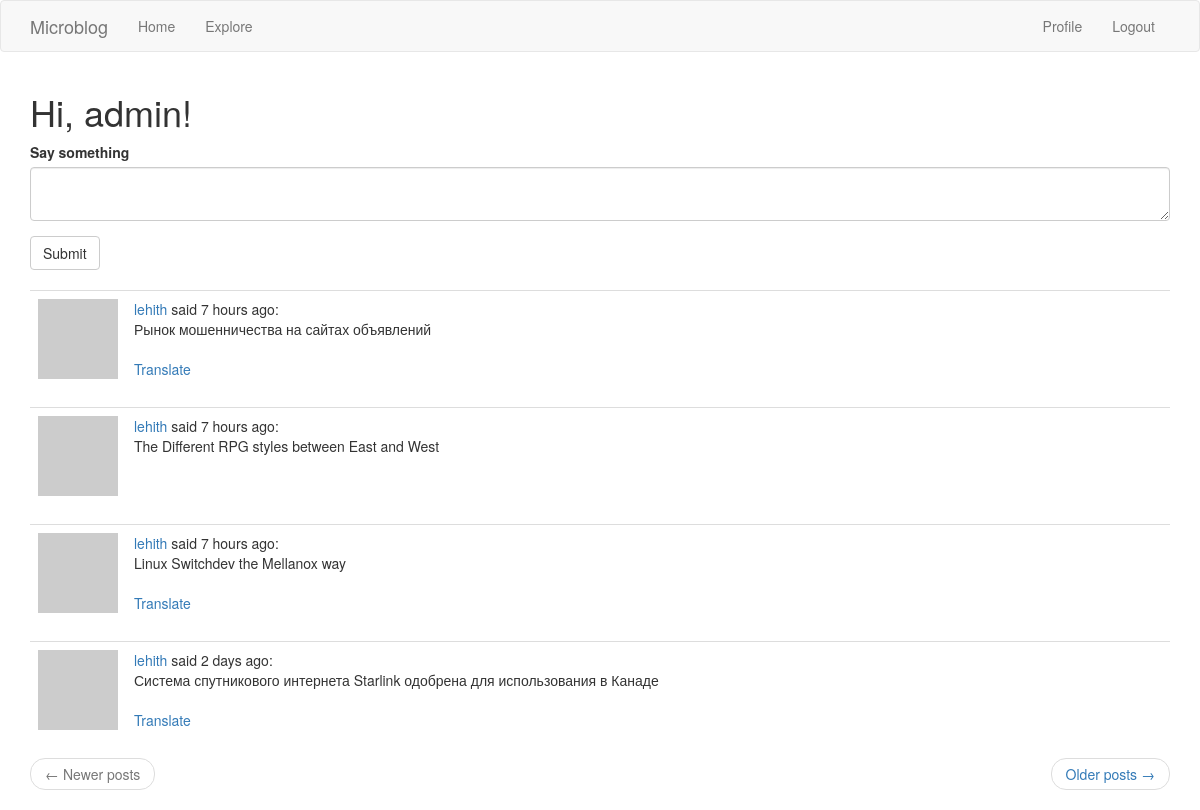
Before: /index (signed in) with the older database file.
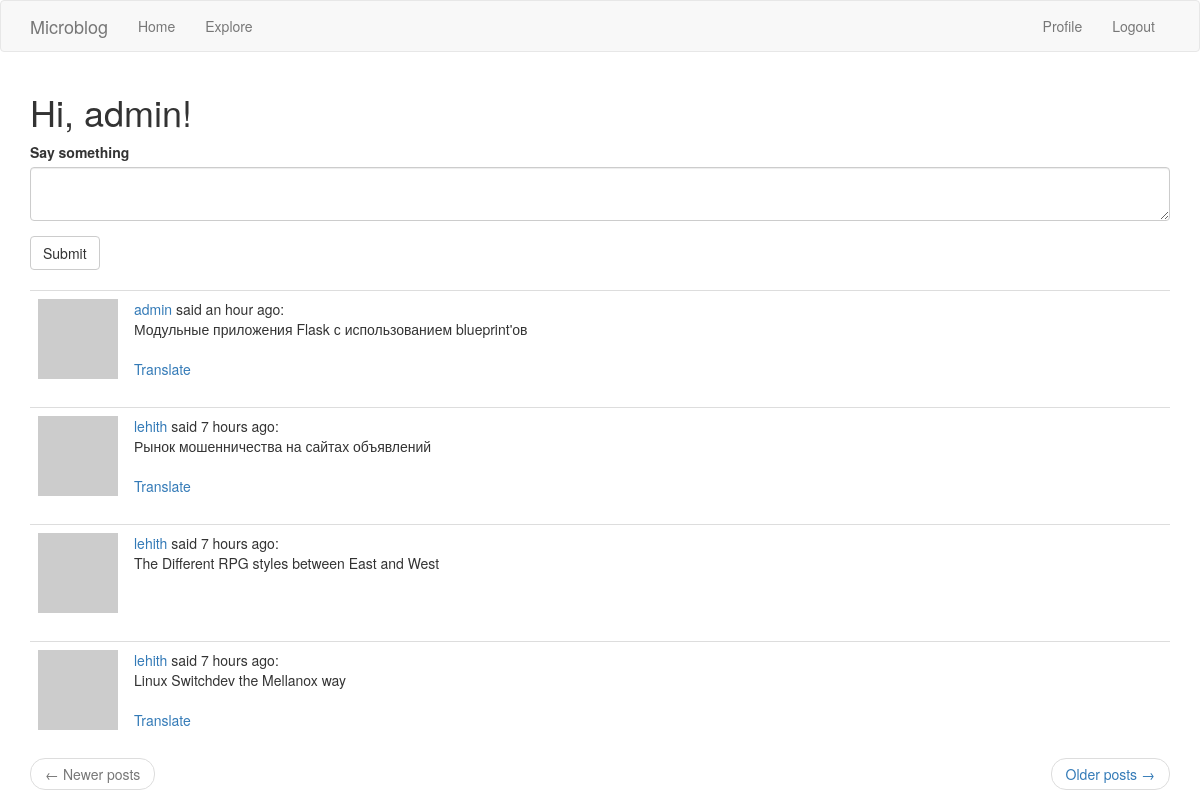
After: the same page with the newer database file.
### app/models.py (models this page shows, shortened)
class User(UserMixin, db.Model):
    id = db.Column(db.Integer, primary_key=True)
    username = db.Column(db.String(64), index=True, unique=True)
    email = db.Column(db.String(120), index=True, unique=True)
    password_hash = db.Column(db.String(128))
    about_me = db.Column(db.String(140))
    posts = db.relationship('Post', backref='author', lazy='dynamic')
    last_seen = db.Column(db.DateTime, default=datetime.utcnow)
    followed = db.relationship(
        'User', secondary=followers,
        primaryjoin=(followers.c.follower_id == id),
        secondaryjoin=(followers.c.followed_id == id),
        backref=db.backref('followers', lazy='dynamic'), lazy='dynamic')
    def avatar(self, size):
        digest = md5(self.email.lower().encode('utf-8')).hexdigest()
        return 'https://www.gravatar.com/avatar/{}?d=identicon&s={}'.format(
            digest, size)
    def followed_posts(self):
        followed = Post.query.join(
            followers, (followers.c.followed_id == Post.user_id)).filter(
            followers.c.follower_id == self.id)
        own = Post.query.filter_by(user_id=self.id)
        return followed.union(own).order_by(Post.timestamp.desc())

class Post(db.Model):
    id = db.Column(db.Integer, primary_key=True)
    body = db.Column(db.String(140))
    timestamp = db.Column(db.DateTime, index=True, default=datetime.utcnow)
    user_id = db.Column(db.Integer, db.ForeignKey('user.id'))
    language = db.Column(db.String(5))

### app/main/routes.py (the view, shortened to what this page needs)
@bp.route('/', methods=['GET', 'POST'])
@bp.route('/index', methods=['GET', 'POST'])
@login_required
def index():
    form = PostForm()
    page = request.args.get('page', 1, type=int)
    posts = current_user.followed_posts().paginate(
        page, current_app.config['POSTS_PER_PAGE'], False)
    next_url = url_for('main.index', page=posts.next_num) \
        if posts.has_next else None
    prev_url = url_for('main.index', page=posts.prev_num) \
        if posts.has_prev else None
    return render_template('index.html', title=_('Home'), form=form,
                           posts=posts.items, next_url=next_url,
                           prev_url=prev_url)

### app/main/forms.py
class PostForm(FlaskForm):
    post = TextAreaField(_l('Say something'), validators=[
        DataRequired(), Length(min=1, max=140)])
    submit = SubmitField(_l('Submit'))

### app/main/routes.py (called while the page is built)
@bp.before_app_request
def before_request():
    if current_user.is_authenticated:
        current_user.last_seen = datetime.utcnow()
        db.session.commit()
    g.locale = str(get_locale())

### app/models.py (called while the page is built)
@login.user_loader
def load_user(id):
    return User.query.get(int(id))

### app/main/templates/index.html
{% extends "base.html" %}
{% import 'bootstrap/wtf.html' as wtf %}
{% block app_content %}
    <h1>{{ _('Hi')}}, {{ current_user.username }}!</h1>
    {% if form %}
    {{ wtf.quick_form(form) }}
    <br>
    {% endif %}
    {% for post in posts %}
        {% include '_post.html' %}
    {% endfor %}
    <nav aria-label="...">
        <ul class="pager">
            <li class="previous{% if not prev_url %} disabled{% endif %}">
                <a href="{{ prev_url or '#' }}">
                    <span aria-hidden="true">&larr;</span> {{ _('Newer posts')}}
                </a>
            </li>
            <li class="next{% if not next_url %} disabled{% endif %}">
                <a href="{{ next_url or '#' }}">
                    {{ _('Older posts')}} <span aria-hidden="true">&rarr;</span>
                </a>
            </li>
        </ul>
    </nav>
{% endblock %}

### app/main/templates/base.html (shortened to what this page needs)
{% extends 'bootstrap/base.html' %}
{% block styles %}
    {{ super() }}
{% endblock %}
{% block navbar %}
    <nav class="navbar navbar-default">
        <div class="container">
            <div class="navbar-header">
                <a class="navbar-brand" href="{{ url_for('main.index') }}">Microblog</a>
            </div>
            <div class="collapse navbar-collapse" id="bs-example-navbar-collapse-1">
                <ul class="nav navbar-nav">
                    <li><a href="{{ url_for('main.index') }}">{{ _('Home') }}</a></li>
                    <li><a href="{{ url_for('main.explore') }}">{{ _('Explore') }}</a></li>
                </ul>
                <ul class="nav navbar-nav navbar-right">
                    {% if current_user.is_anonymous %}
                        <li><a href="{{ url_for('auth.login') }}">{{ _('Login') }}</a></li>
                    {% else %}
                        <li><a href="{{ url_for('main.user', username=current_user.username) }}">{{ _('Profile') }}</a></li>
                        <li><a href="{{ url_for('auth.logout') }}">{{ _('Logout') }}</a></li>
                    {% endif %}
                </ul>
            </div>
        </div>
    </nav>
{% endblock %}
{% block content %}
    <div class="container">
        {% block app_content %}{% endblock %}
    </div>
{% endblock %}

### app/main/templates/_post.html
<table class="table table-hover">
    <tr>
        <td width="70px">
            <a href="{{ url_for('main.user', username=post.author.username) }}">
                <img src="{{ post.author.avatar(70) }}"/>
            </a>
        </td>
        <td>
            <a href="{{ url_for('main.user', username=post.author.username) }}">
                {{ post.author.username }}
            </a>
            {{ _('said') }} {{ moment(post.timestamp).fromNow() }}:
            <br>
            <span id="post{{ post.id }}">{{ post.body }}</span>
            {% if post.language and post.language != g.locale %}
                <br><br>
              <span id="translation{{ post.id }}">
                <a href="javascript:translate(
                            '#post{{ post.id }}',
                            '#translation{{ post.id }}',
                            '{{ post.language }}',
                            '{{ g.locale }}');">{{ _('Translate') }}</a>
            </span>
            {% endif %}
        </td>
    </tr>
</table>

Changed rows visible on the page:
no longer on this page (row unchanged): Post: author.username "lehith", timestamp "2 days ago", body "Система спутникового интернета Starlink одобрена для использования в Канаде"
added Post: author.username "admin", timestamp "an hour ago", body "Модульные приложения Flask с использованием blueprint'ов"
